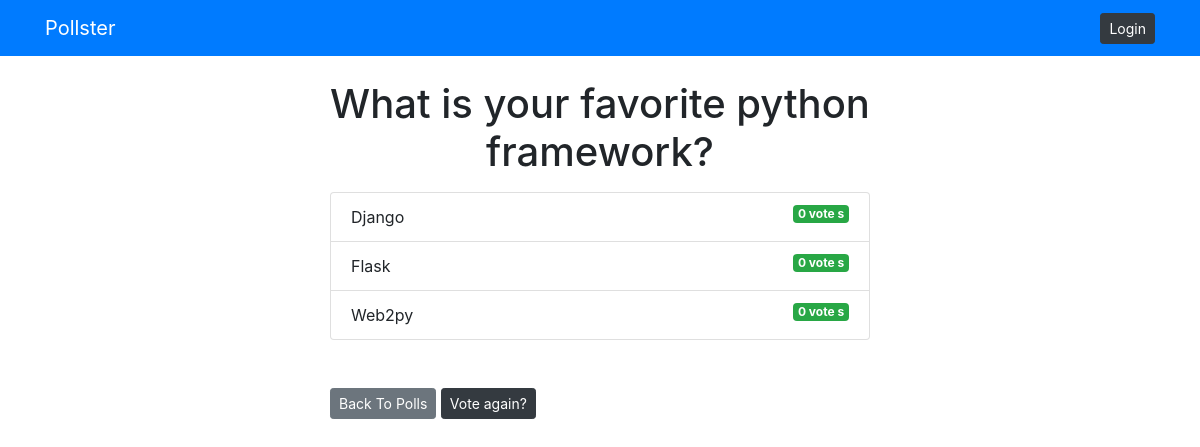
The app's page /polls/1/results/, older data.
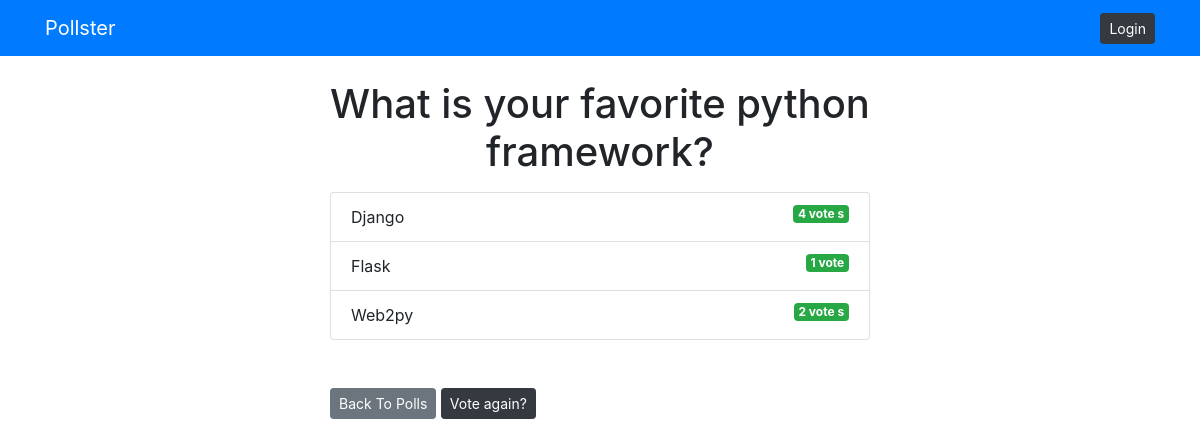
The same page, newer data.
### polls/models.py (models this page shows, shortened)
class Choice(models.Model):
    question = models.ForeignKey(Question, on_delete=models.CASCADE)
    choice_text = models.CharField(max_length=255)
    votes = models.IntegerField(default=0)

### polls/views.py (the view)
# urls.py: path('<int:question_id>/results/', views.results, name='results'),
def results(request, question_id):
    question = get_object_or_404(Question, pk=question_id)
    return render(request, 'polls/results.html', {'question': question})

### templates/polls/results.html
{% extends 'base.html' %}
{% block content %}
<h1 class="text-center mb-3">{{question.question_text}}</h1>
<ul class="list-group mb-5">
    {% for choice in question.choice_set.all %}
    <li class="list-group-item">
        {{ choice.choice_text }} <span class="badge badge-success float-right">{{ choice.votes }} vote {{ choice.votes | pluralize}}</span>
    </li>
    {% endfor %}
</ul>
<a href="{% url 'polls:index' %}" class="btn btn-secondary btn-sm mb-3">Back To Polls</a>
<a href="{% url 'polls:detail' question.id %}" class="btn btn-dark btn-sm mb-3">Vote again?</a>
{% endblock %}

Row changes from the older to the newer data that the page shows:
changed Choice "Django": votes "0" → "4"
changed Choice "Flask": votes "0" → "1"; votes|pluralize "s" → (not shown)
changed Choice "Web2py": votes "0" → "2"
